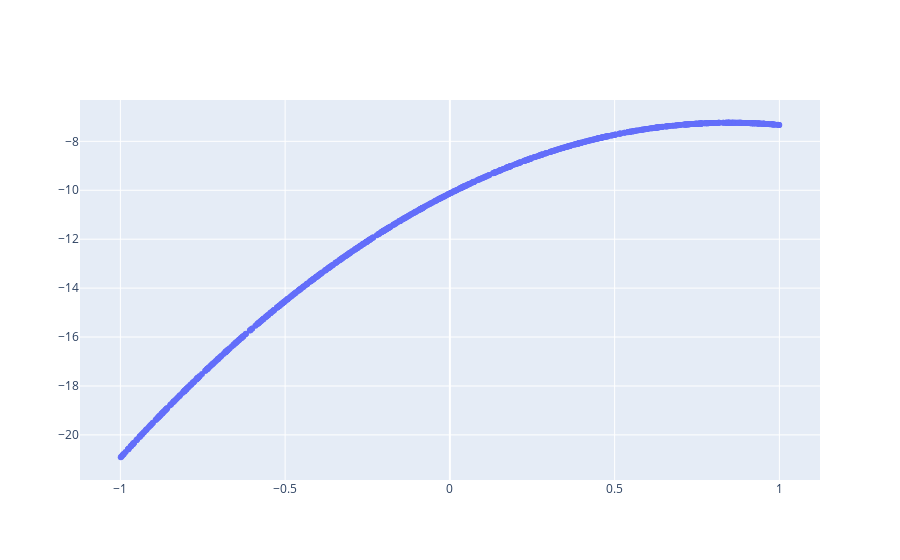

Notebook cell for this chart:
### Code cell
# f(x) = 4x^2+6.8x-10.13
np.random.seed(0)

n = 1000
# Xs should be between -1 and 1, or apply norm
x=np.random.uniform(-1,1,n).reshape(-1, 1)
x1=x**2

print(x.shape, x1.shape)
X=np.concatenate((x1,x,np.ones((n,1))),axis=1)
coefs = np.array([-4, 6.8, -10.13])
y=X @ coefs
print(x.shape, y.shape)
fig=go.Figure()
fig.add_trace(go.Scatter(x=x.reshape(-1),y=y, mode='markers'))
fig.show()

### Figure 1 — Plotly figure (JSON) as saved in the notebook; plotly's stock layout.template omitted (floating-point values rounded to 4 significant figures; data arrays with more than 128 entries replaced by an {"elided": "..."} marker saying what was removed)
{"data": [{"mode": "markers", "type": "scatter", "x": {"elided": "1000 float values"}, "y": {"elided": "1000 float values"}}], "layout": {}}
